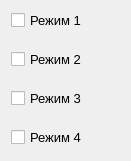
  <widget class="QWidget" name="verticalLayoutWidget">
   <property name="geometry">
    <rect>
     <x>440</x>
     <y>171</y>
     <width>131</width>
     <height>161</height>
    </rect>
   </property>
   <property name="font">
    <font>
     <family>Arial</family>
     <pointsize>9</pointsize>
    </font>
   </property>
   <layout class="QVBoxLayout" name="verticalLayout" stretch="1,1,1,1">
    <property name="spacing">
     <number>10</number>
    </property>
    <property name="topMargin">
     <number>2</number>
    </property>
    <property name="bottomMargin">
     <number>2</number>
    </property>
    <item>
     <widget class="QCheckBox" name="checkBox_Led_Mode1">
      <property name="font">
       <font>
        <family>Arial</family>
        <pointsize>10</pointsize>
        <weight>50</weight>
        <italic>false</italic>
        <bold>false</bold>
       </font>
      </property>
      <property name="styleSheet">
       <string notr="true">font: 10pt &quot;Arial&quot;;</string>
      </property>
      <property name="text">
       <string>Режим 1</string>
      </property>
     </widget>
    </item>
    <item>
     <widget class="QCheckBox" name="checkBox_Led_Mode2">
      <property name="font">
       <font>
        <family>Arial</family>
        <pointsize>10</pointsize>
        <weight>50</weight>
        <italic>false</italic>
        <bold>false</bold>
       </font>
      </property>
      <property name="styleSheet">
       <string notr="true">font: 10pt &quot;Arial&quot;;</string>
      </property>
      <property name="text">
       <string>Режим 2</string>
      </property>
     </widget>
    </item>
    <item>
     <widget class="QCheckBox" name="checkBox_Led_Mode3">
      <property name="font">
       <font>
        <family>Arial</family>
        <pointsize>10</pointsize>
        <weight>50</weight>
        <italic>false</italic>
        <bold>false</bold>
       </font>
      </property>
      <property name="styleSheet">
       <string notr="true">font: 10pt &quot;Arial&quot;;</string>
      </property>
      <property name="text">
       <string>Режим 3</string>
      </property>
     </widget>
    </item>
    <item>
     <widget class="QCheckBox" name="checkBox_Led_Mode4">
      <property name="font">
       <font>
        <family>Arial</family>
        <pointsize>10</pointsize>
        <weight>50</weight>
        <italic>false</italic>
        <bold>false</bold>
       </font>
      </property>
      <property name="styleSheet">
       <string notr="true">font: 10pt &quot;Arial&quot;;</string>
      </property>
      <property name="text">
       <string>Режим 4</string>
      </property>
     </widget>
    </item>
   </layout>
  </widget>
